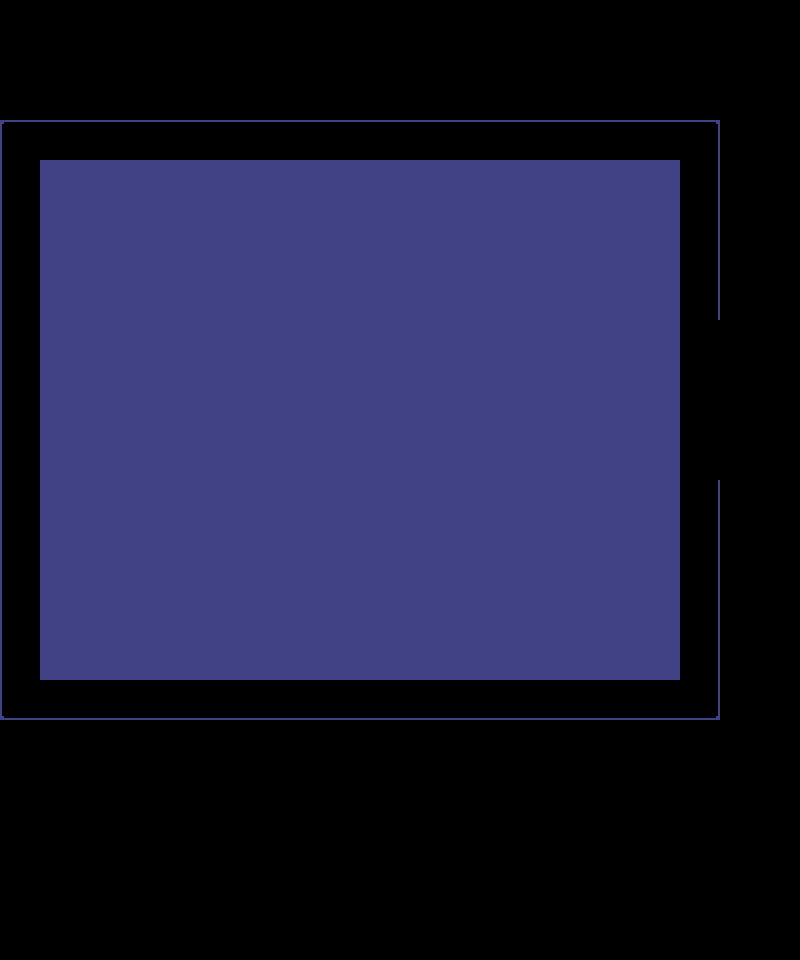

This is a level from a 2D game, rendered from its Tiled map with the project's own tilesets. A one-line summary and the complete map file follow:
An orthogonal 20x24 tile map with 40x40 px tiles, 2 tile layers (tiles, decal) and 12 objects (enemy, transition, entry).

<map version="1.10" tiledversion="1.11.2" orientation="orthogonal" renderorder="right-down" width="20" height="24" tilewidth="40" tileheight="40" infinite="0" nextlayerid="6" nextobjectid="91">
 <editorsettings>
  <export target="room3.lua" format="lua" />
 </editorsettings>
 <properties>
  <property name="name" value="Test Map - Room 1" />
 </properties>
 <tileset firstgid="1" source="../tilesets/castle.tsx" />
 <layer id="1" name="tiles" width="20" height="24">
  <data encoding="csv">
11,11,11,11,11,11,11,11,11,11,11,11,11,11,11,11,11,11,11,11,
11,11,11,11,11,11,11,11,11,11,11,11,11,11,11,11,11,11,11,11,
11,11,11,11,11,11,11,11,11,11,11,11,11,11,11,11,11,11,11,11,
6,7,7,7,7,7,7,7,7,7,7,7,7,7,7,7,7,8,11,11,
10,23,23,23,23,23,23,23,23,23,23,23,23,23,23,23,23,12,11,11,
10,23,23,23,23,23,23,23,23,23,23,23,23,23,23,23,23,12,11,11,
10,23,23,23,23,23,23,23,23,23,23,23,23,23,23,23,23,12,11,11,
10,23,23,23,23,23,23,23,23,23,23,23,23,23,23,23,23,12,11,11,
10,23,23,23,23,23,23,23,23,23,23,23,23,23,23,23,23,11,11,11,
10,23,23,23,23,23,23,23,23,23,23,23,23,23,23,23,23,11,11,11,
10,23,23,23,23,23,23,23,23,23,23,23,23,23,23,23,23,11,11,11,
10,23,23,23,23,23,23,23,23,23,23,23,23,23,23,23,23,11,11,11,
10,23,23,23,23,23,23,23,23,23,23,23,23,23,23,23,23,12,11,11,
10,23,23,23,23,23,23,23,23,23,23,23,23,23,23,23,23,12,11,11,
10,23,23,23,23,23,23,23,23,23,23,23,23,23,23,23,23,12,11,11,
10,23,23,23,23,23,23,23,23,23,23,23,23,23,23,23,23,12,11,11,
10,23,23,23,23,23,23,23,23,23,23,23,23,23,23,23,23,12,11,11,
14,15,15,15,15,15,15,15,15,15,15,15,15,15,15,15,15,16,11,11,
11,11,11,11,11,11,11,11,11,11,11,11,11,11,11,11,11,11,11,11,
11,11,11,11,11,11,11,11,11,11,11,11,11,11,11,11,11,11,11,11,
11,11,11,11,11,11,11,11,11,11,11,11,11,11,11,11,11,11,11,11,
11,11,11,11,11,11,11,11,11,11,11,11,11,11,11,11,11,11,11,11,
11,11,11,11,11,11,11,11,11,11,11,11,11,11,11,11,11,11,11,11,
11,11,11,11,11,11,11,11,11,11,11,11,11,11,11,11,11,11,11,11
</data>
 </layer>
 <layer id="2" name="decal" width="20" height="24">
  <data encoding="csv">
0,0,0,0,0,0,0,0,0,0,0,0,0,0,0,0,0,0,0,0,
0,0,0,0,0,0,0,0,0,0,0,0,0,0,0,0,0,0,0,0,
0,0,0,0,0,0,0,0,0,0,0,0,0,0,0,0,0,0,0,0,
0,0,0,0,0,0,0,0,0,0,0,0,0,0,0,0,0,0,0,0,
0,0,0,0,0,0,0,0,0,0,0,0,0,0,0,0,0,0,0,0,
0,0,0,0,0,0,0,0,0,0,0,0,0,0,0,0,0,0,0,0,
0,0,0,0,0,0,0,0,0,0,0,0,0,0,0,0,0,0,0,0,
0,0,0,0,0,0,0,0,0,0,0,0,0,0,0,0,0,0,0,0,
0,0,0,0,0,0,0,0,0,0,0,0,0,0,0,0,0,0,0,0,
0,0,0,0,0,0,0,0,0,0,0,0,0,0,0,0,0,0,0,0,
0,0,0,0,0,0,0,0,0,0,0,0,0,0,0,0,0,0,0,0,
0,0,0,0,0,0,0,0,0,0,0,0,0,0,0,0,0,0,0,0,
0,0,0,0,0,0,0,0,0,0,0,0,0,0,0,0,0,0,0,0,
0,0,0,0,0,0,0,0,0,0,0,0,0,0,0,0,0,0,0,0,
0,0,0,0,0,0,0,0,0,0,0,0,0,0,0,0,0,0,0,0,
0,0,0,0,0,0,0,0,0,0,0,0,0,0,0,0,0,0,0,0,
0,0,0,0,0,0,0,0,0,0,0,0,0,0,0,0,0,0,0,0,
0,0,0,0,0,0,0,0,0,0,0,0,0,0,0,0,0,0,0,0,
0,0,0,0,0,0,0,0,0,0,0,0,0,0,0,0,0,0,0,0,
0,0,0,0,0,0,0,0,0,0,0,0,0,0,0,0,0,0,0,0,
0,0,0,0,0,0,0,0,0,0,0,0,0,0,0,0,0,0,0,0,
0,0,0,0,0,0,0,0,0,0,0,0,0,0,0,0,0,0,0,0,
0,0,0,0,0,0,0,0,0,0,0,0,0,0,0,0,0,0,0,0,
0,0,0,0,0,0,0,0,0,0,0,0,0,0,0,0,0,0,0,0
</data>
 </layer>
 <objectgroup color="#0000ff" id="3" name="collision" opacity="0.5">
  <object id="76" x="0" y="320" width="40" height="160" />
  <object id="78" x="0" y="160" width="40" height="520" />
  <object id="79" x="0" y="680" width="683.213" height="40" />
  <object id="81" x="40" y="120" width="640" height="40" />
  <object id="87" x="680" y="160" width="40" height="160" />
  <object id="88" x="680" y="480" width="45.7618" height="191.468" />
  <object id="89" x="720" y="480" width="80" height="40" />
  <object id="90" x="720" y="280" width="80" height="40" />
 </objectgroup>
 <objectgroup color="#ff00ff" id="4" name="objects">
  <object id="65" name="enemy" x="80" y="360" width="40" height="40">
   <properties>
    <property name="actor" value="FiftyN" />
    <property name="encounter" value="Fifty" />
   </properties>
  </object>
  <object id="66" x="980.32" y="226.545" height="1.373" />
  <object id="85" name="transition" x="760" y="320" width="40" height="160">
   <properties>
    <property name="map" value="room1" />
    <property name="marker" value="entry" />
   </properties>
  </object>
 </objectgroup>
 <objectgroup color="#7f00ff" id="5" name="markers">
  <object id="86" name="entry" x="680" y="400">
   <point />
  </object>
 </objectgroup>
</map>
